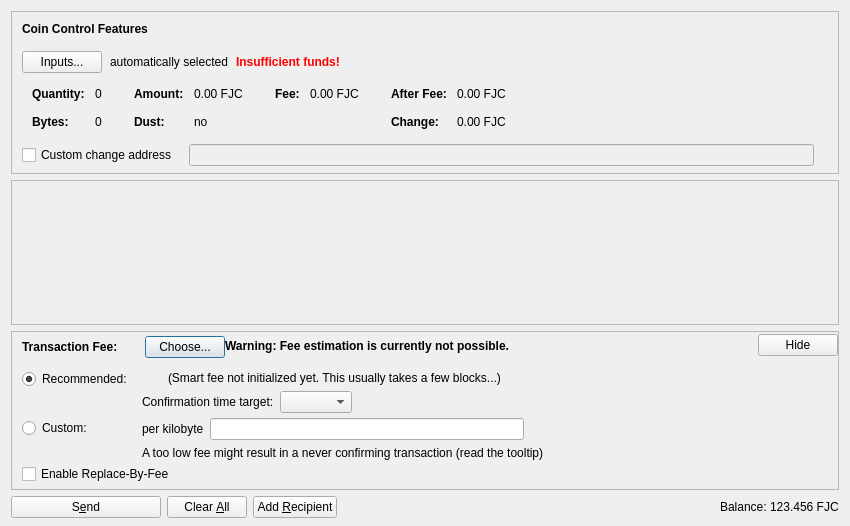
<?xml version="1.0" encoding="UTF-8"?>
<ui version="4.0">
 <class>SendCoinsDialog</class>
 <widget class="QDialog" name="SendCoinsDialog">
  <property name="geometry">
   <rect>
    <x>0</x>
    <y>0</y>
    <width>850</width>
    <height>526</height>
   </rect>
  </property>
  <property name="windowTitle">
   <string>Send Coins</string>
  </property>
  <layout class="QVBoxLayout" name="verticalLayout" stretch="0,1,0,0">
   <property name="bottomMargin">
    <number>8</number>
   </property>
   <item>
    <widget class="QFrame" name="frameCoinControl">
     <property name="sizePolicy">
      <sizepolicy hsizetype="Expanding" vsizetype="Expanding">
       <horstretch>0</horstretch>
       <verstretch>0</verstretch>
      </sizepolicy>
     </property>
     <property name="maximumSize">
      <size>
       <width>16777215</width>
       <height>16777215</height>
      </size>
     </property>
     <property name="frameShape">
      <enum>QFrame::StyledPanel</enum>
     </property>
     <property name="frameShadow">
      <enum>QFrame::Sunken</enum>
     </property>
     <layout class="QVBoxLayout" name="verticalLayoutCoinControl2">
      <property name="spacing">
       <number>0</number>
      </property>
      <property name="leftMargin">
       <number>0</number>
      </property>
      <property name="topMargin">
       <number>0</number>
      </property>
      <property name="rightMargin">
       <number>0</number>
      </property>
      <property name="bottomMargin">
       <number>6</number>
      </property>
      <item>
       <layout class="QVBoxLayout" name="verticalLayoutCoinControl" stretch="0,0,0,0,1">
        <property name="spacing">
         <number>0</number>
        </property>
        <property name="leftMargin">
         <number>10</number>
        </property>
        <property name="topMargin">
         <number>10</number>
        </property>
        <item>
         <layout class="QHBoxLayout" name="horizontalLayoutCoinControl1">
          <property name="bottomMargin">
           <number>15</number>
          </property>
          <item>
           <widget class="QLabel" name="labelCoinControlFeatures">
            <property name="sizePolicy">
             <sizepolicy hsizetype="Preferred" vsizetype="Maximum">
              <horstretch>0</horstretch>
              <verstretch>0</verstretch>
             </sizepolicy>
            </property>
            <property name="font">
             <font>
              <weight>75</weight>
              <bold>true</bold>
             </font>
            </property>
            <property name="styleSheet">
             <string notr="true">font-weight:bold;</string>
            </property>
            <property name="text">
             <string>Coin Control Features</string>
            </property>
           </widget>
          </item>
         </layout>
        </item>
        <item>
         <layout class="QHBoxLayout" name="horizontalLayoutCoinControl2" stretch="0,0,0,0">
          <property name="spacing">
           <number>8</number>
          </property>
          <property name="bottomMargin">
           <number>10</number>
          </property>
          <item>
           <widget class="QPushButton" name="pushButtonCoinControl">
            <property name="styleSheet">
             <string notr="true"/>
            </property>
            <property name="text">
             <string>Inputs...</string>
            </property>
            <property name="autoDefault">
             <bool>false</bool>
            </property>
           </widget>
          </item>
          <item>
           <widget class="QLabel" name="labelCoinControlAutomaticallySelected">
            <property name="text">
             <string>automatically selected</string>
            </property>
            <property name="margin">
             <number>5</number>
            </property>
           </widget>
          </item>
          <item>
           <widget class="QLabel" name="labelCoinControlInsuffFunds">
            <property name="font">
             <font>
              <weight>75</weight>
              <bold>true</bold>
             </font>
            </property>
            <property name="styleSheet">
             <string notr="true">color:red;font-weight:bold;</string>
            </property>
            <property name="text">
             <string>Insufficient funds!</string>
            </property>
            <property name="margin">
             <number>5</number>
            </property>
           </widget>
          </item>
          <item>
           <spacer name="horizontalSpacerCoinControl">
            <property name="orientation">
             <enum>Qt::Horizontal</enum>
            </property>
            <property name="sizeHint" stdset="0">
             <size>
              <width>40</width>
              <height>1</height>
             </size>
            </property>
           </spacer>
          </item>
         </layout>
        </item>
        <item>
         <widget class="QWidget" name="widgetCoinControl" native="true">
          <property name="sizePolicy">
           <sizepolicy hsizetype="Preferred" vsizetype="Preferred">
            <horstretch>0</horstretch>
            <verstretch>0</verstretch>
           </sizepolicy>
          </property>
          <property name="minimumSize">
           <size>
            <width>0</width>
            <height>0</height>
           </size>
          </property>
          <property name="styleSheet">
           <string notr="true"/>
          </property>
          <layout class="QHBoxLayout" name="horizontalLayoutCoinControl5">
           <property name="leftMargin">
            <number>0</number>
           </property>
           <property name="topMargin">
            <number>0</number>
           </property>
           <property name="rightMargin">
            <number>0</number>
           </property>
           <property name="bottomMargin">
            <number>0</number>
           </property>
           <item>
            <layout class="QHBoxLayout" name="horizontalLayoutCoinControl3" stretch="0,0,0,1">
             <property name="spacing">
              <number>20</number>
             </property>
             <property name="topMargin">
              <number>0</number>
             </property>
             <property name="bottomMargin">
              <number>10</number>
             </property>
             <item>
              <layout class="QFormLayout" name="formLayoutCoinControl1">
               <property name="horizontalSpacing">
                <number>10</number>
               </property>
               <property name="verticalSpacing">
                <number>14</number>
               </property>
               <property name="leftMargin">
                <number>10</number>
               </property>
               <property name="topMargin">
                <number>4</number>
               </property>
               <property name="rightMargin">
                <number>6</number>
               </property>
               <item row="0" column="0">
                <widget class="QLabel" name="labelCoinControlQuantityText">
                 <property name="font">
                  <font>
                   <weight>75</weight>
                   <bold>true</bold>
                  </font>
                 </property>
                 <property name="text">
                  <string>Quantity:</string>
                 </property>
                 <property name="margin">
                  <number>0</number>
                 </property>
                </widget>
               </item>
               <item row="0" column="1">
                <widget class="QLabel" name="labelCoinControlQuantity">
                 <property name="cursor">
                  <cursorShape>IBeamCursor</cursorShape>
                 </property>
                 <property name="contextMenuPolicy">
                  <enum>Qt::ActionsContextMenu</enum>
                 </property>
                 <property name="text">
                  <string notr="true">0</string>
                 </property>
                 <property name="margin">
                  <number>0</number>
                 </property>
                 <property name="textInteractionFlags">
                  <set>Qt::LinksAccessibleByMouse|Qt::TextSelectableByKeyboard|Qt::TextSelectableByMouse</set>
                 </property>
                </widget>
               </item>
               <item row="1" column="0">
                <widget class="QLabel" name="labelCoinControlBytesText">
                 <property name="font">
                  <font>
                   <weight>75</weight>
                   <bold>true</bold>
                  </font>
                 </property>
                 <property name="text">
                  <string>Bytes:</string>
                 </property>
                </widget>
               </item>
               <item row="1" column="1">
                <widget class="QLabel" name="labelCoinControlBytes">
                 <property name="cursor">
                  <cursorShape>IBeamCursor</cursorShape>
                 </property>
                 <property name="contextMenuPolicy">
                  <enum>Qt::ActionsContextMenu</enum>
                 </property>
                 <property name="text">
                  <string notr="true">0</string>
                 </property>
                 <property name="textInteractionFlags">
                  <set>Qt::LinksAccessibleByMouse|Qt::TextSelectableByKeyboard|Qt::TextSelectableByMouse</set>
                 </property>
                </widget>
               </item>
              </layout>
             </item>
             <item>
              <layout class="QFormLayout" name="formLayoutCoinControl2">
               <property name="horizontalSpacing">
                <number>10</number>
               </property>
               <property name="verticalSpacing">
                <number>14</number>
               </property>
               <property name="leftMargin">
                <number>6</number>
               </property>
               <property name="topMargin">
                <number>4</number>
               </property>
               <property name="rightMargin">
                <number>6</number>
               </property>
               <item row="0" column="0">
                <widget class="QLabel" name="labelCoinControlAmountText">
                 <property name="font">
                  <font>
                   <weight>75</weight>
                   <bold>true</bold>
                  </font>
                 </property>
                 <property name="text">
                  <string>Amount:</string>
                 </property>
                 <property name="margin">
                  <number>0</number>
                 </property>
                </widget>
               </item>
               <item row="0" column="1">
                <widget class="QLabel" name="labelCoinControlAmount">
                 <property name="cursor">
                  <cursorShape>IBeamCursor</cursorShape>
                 </property>
                 <property name="contextMenuPolicy">
                  <enum>Qt::ActionsContextMenu</enum>
                 </property>
                 <property name="text">
                  <string notr="true">0.00 FJC</string>
                 </property>
                 <property name="textInteractionFlags">
                  <set>Qt::LinksAccessibleByMouse|Qt::TextSelectableByKeyboard|Qt::TextSelectableByMouse</set>
                 </property>
                </widget>
               </item>
               <item row="1" column="0">
                <widget class="QLabel" name="labelCoinControlLowOutputText">
                 <property name="font">
                  <font>
                   <weight>75</weight>
                   <bold>true</bold>
                  </font>
                 </property>
                 <property name="text">
                  <string>Dust:</string>
                 </property>
                </widget>
               </item>
               <item row="1" column="1">
                <widget class="QLabel" name="labelCoinControlLowOutput">
                 <property name="cursor">
                  <cursorShape>IBeamCursor</cursorShape>
                 </property>
                 <property name="contextMenuPolicy">
                  <enum>Qt::ActionsContextMenu</enum>
                 </property>
                 <property name="text">
                  <string notr="true">no</string>
                 </property>
                 <property name="textInteractionFlags">
                  <set>Qt::LinksAccessibleByMouse|Qt::TextSelectableByKeyboard|Qt::TextSelectableByMouse</set>
                 </property>
                </widget>
               </item>
              </layout>
             </item>
             <item>
              <layout class="QFormLayout" name="formLayoutCoinControl3">
               <property name="horizontalSpacing">
                <number>10</number>
               </property>
               <property name="verticalSpacing">
                <number>14</number>
               </property>
               <property name="leftMargin">
                <number>6</number>
               </property>
               <property name="topMargin">
                <number>4</number>
               </property>
               <property name="rightMargin">
                <number>6</number>
               </property>
               <item row="0" column="0">
                <widget class="QLabel" name="labelCoinControlFeeText">
                 <property name="font">
                  <font>
                   <weight>75</weight>
                   <bold>true</bold>
                  </font>
                 </property>
                 <property name="text">
                  <string>Fee:</string>
                 </property>
                 <property name="margin">
                  <number>0</number>
                 </property>
                </widget>
               </item>
               <item row="0" column="1">
                <widget class="QLabel" name="labelCoinControlFee">
                 <property name="cursor">
                  <cursorShape>IBeamCursor</cursorShape>
                 </property>
                 <property name="contextMenuPolicy">
                  <enum>Qt::ActionsContextMenu</enum>
                 </property>
                 <property name="text">
                  <string notr="true">0.00 FJC</string>
                 </property>
                 <property name="textInteractionFlags">
                  <set>Qt::LinksAccessibleByMouse|Qt::TextSelectableByKeyboard|Qt::TextSelectableByMouse</set>
                 </property>
                </widget>
               </item>
              </layout>
             </item>
             <item>
              <layout class="QFormLayout" name="formLayoutCoinControl4">
               <property name="horizontalSpacing">
                <number>10</number>
               </property>
               <property name="verticalSpacing">
                <number>14</number>
               </property>
               <property name="leftMargin">
                <number>6</number>
               </property>
               <property name="topMargin">
                <number>4</number>
               </property>
               <property name="rightMargin">
                <number>6</number>
               </property>
               <item row="0" column="0">
                <widget class="QLabel" name="labelCoinControlAfterFeeText">
                 <property name="font">
                  <font>
                   <weight>75</weight>
                   <bold>true</bold>
                  </font>
                 </property>
                 <property name="text">
                  <string>After Fee:</string>
                 </property>
                 <property name="margin">
                  <number>0</number>
                 </property>
                </widget>
               </item>
               <item row="0" column="1">
                <widget class="QLabel" name="labelCoinControlAfterFee">
                 <property name="cursor">
                  <cursorShape>IBeamCursor</cursorShape>
                 </property>
                 <property name="contextMenuPolicy">
                  <enum>Qt::ActionsContextMenu</enum>
                 </property>
                 <property name="text">
                  <string notr="true">0.00 FJC</string>
                 </property>
                 <property name="textInteractionFlags">
                  <set>Qt::LinksAccessibleByMouse|Qt::TextSelectableByKeyboard|Qt::TextSelectableByMouse</set>
                 </property>
                </widget>
               </item>
               <item row="1" column="0">
                <widget class="QLabel" name="labelCoinControlChangeText">
                 <property name="font">
                  <font>
                   <weight>75</weight>
                   <bold>true</bold>
                  </font>
                 </property>
                 <property name="text">
                  <string>Change:</string>
                 </property>
                </widget>
               </item>
               <item row="1" column="1">
                <widget class="QLabel" name="labelCoinControlChange">
                 <property name="cursor">
                  <cursorShape>IBeamCursor</cursorShape>
                 </property>
                 <property name="contextMenuPolicy">
                  <enum>Qt::ActionsContextMenu</enum>
                 </property>
                 <property name="text">
                  <string notr="true">0.00 FJC</string>
                 </property>
                 <property name="textInteractionFlags">
                  <set>Qt::LinksAccessibleByMouse|Qt::TextSelectableByKeyboard|Qt::TextSelectableByMouse</set>
                 </property>
                </widget>
               </item>
              </layout>
             </item>
            </layout>
           </item>
          </layout>
         </widget>
        </item>
        <item>
         <layout class="QHBoxLayout" name="horizontalLayoutCoinControl4" stretch="0,0,0">
          <property name="spacing">
           <number>12</number>
          </property>
          <property name="sizeConstraint">
           <enum>QLayout::SetDefaultConstraint</enum>
          </property>
          <property name="topMargin">
           <number>5</number>
          </property>
          <property name="rightMargin">
           <number>5</number>
          </property>
          <item>
           <widget class="QCheckBox" name="checkBoxCoinControlChange">
            <property name="toolTip">
             <string>If this is activated, but the change address is empty or invalid, change will be sent to a newly generated address.</string>
            </property>
            <property name="text">
             <string>Custom change address</string>
            </property>
           </widget>
          </item>
          <item>
           <widget class="QValidatedLineEdit" name="lineEditCoinControlChange">
            <property name="enabled">
             <bool>false</bool>
            </property>
            <property name="sizePolicy">
             <sizepolicy hsizetype="Expanding" vsizetype="Fixed">
              <horstretch>0</horstretch>
              <verstretch>0</verstretch>
             </sizepolicy>
            </property>
           </widget>
          </item>
          <item>
           <widget class="QLabel" name="labelCoinControlChangeLabel">
            <property name="sizePolicy">
             <sizepolicy hsizetype="Preferred" vsizetype="Expanding">
              <horstretch>0</horstretch>
              <verstretch>0</verstretch>
             </sizepolicy>
            </property>
            <property name="minimumSize">
             <size>
              <width>0</width>
              <height>0</height>
             </size>
            </property>
            <property name="text">
             <string/>
            </property>
            <property name="margin">
             <number>3</number>
            </property>
           </widget>
          </item>
         </layout>
        </item>
        <item>
         <spacer name="verticalSpacerCoinControl">
          <property name="orientation">
           <enum>Qt::Vertical</enum>
          </property>
          <property name="sizeHint" stdset="0">
           <size>
            <width>800</width>
            <height>1</height>
           </size>
          </property>
         </spacer>
        </item>
       </layout>
      </item>
     </layout>
    </widget>
   </item>
   <item>
    <widget class="QScrollArea" name="scrollArea">
     <property name="widgetResizable">
      <bool>true</bool>
     </property>
     <widget class="QWidget" name="scrollAreaWidgetContents">
      <property name="geometry">
       <rect>
        <x>0</x>
        <y>0</y>
        <width>830</width>
        <height>104</height>
       </rect>
      </property>
      <layout class="QVBoxLayout" name="verticalLayout_2" stretch="0,1">
       <property name="leftMargin">
        <number>0</number>
       </property>
       <property name="topMargin">
        <number>0</number>
       </property>
       <property name="rightMargin">
        <number>0</number>
       </property>
       <property name="bottomMargin">
        <number>0</number>
       </property>
       <item>
        <layout class="QVBoxLayout" name="entries">
         <property name="spacing">
          <number>6</number>
         </property>
        </layout>
       </item>
       <item>
        <spacer name="verticalSpacer">
         <property name="orientation">
          <enum>Qt::Vertical</enum>
         </property>
         <property name="sizeHint" stdset="0">
          <size>
           <width>20</width>
           <height>40</height>
          </size>
         </property>
        </spacer>
       </item>
      </layout>
     </widget>
    </widget>
   </item>
   <item>
    <widget class="QFrame" name="frameFee">
     <property name="sizePolicy">
      <sizepolicy hsizetype="Expanding" vsizetype="Expanding">
       <horstretch>0</horstretch>
       <verstretch>0</verstretch>
      </sizepolicy>
     </property>
     <property name="maximumSize">
      <size>
       <width>16777215</width>
       <height>16777215</height>
      </size>
     </property>
     <property name="frameShape">
      <enum>QFrame::StyledPanel</enum>
     </property>
     <property name="frameShadow">
      <enum>QFrame::Sunken</enum>
     </property>
     <layout class="QVBoxLayout" name="verticalLayoutFee1">
      <property name="spacing">
       <number>0</number>
      </property>
      <property name="leftMargin">
       <number>0</number>
      </property>
      <property name="topMargin">
       <number>0</number>
      </property>
      <property name="rightMargin">
       <number>0</number>
      </property>
      <property name="bottomMargin">
       <number>0</number>
      </property>
      <item>
       <layout class="QVBoxLayout" name="verticalLayoutFee2" stretch="0,0,0">
        <property name="spacing">
         <number>0</number>
        </property>
        <property name="leftMargin">
         <number>10</number>
        </property>
        <property name="topMargin">
         <number>0</number>
        </property>
        <item>
         <layout class="QHBoxLayout" name="horizontalLayoutFee1">
          <property name="bottomMargin">
           <number>0</number>
          </property>
          <item>
           <layout class="QVBoxLayout" name="verticalLayoutFee7">
            <property name="spacing">
             <number>0</number>
            </property>
            <item>
             <spacer name="verticalSpacerSmartFee">
              <property name="orientation">
               <enum>Qt::Vertical</enum>
              </property>
              <property name="sizeType">
               <enum>QSizePolicy::Fixed</enum>
              </property>
              <property name="sizeHint" stdset="0">
               <size>
                <width>1</width>
                <height>4</height>
               </size>
              </property>
             </spacer>
            </item>
            <item>
             <layout class="QHBoxLayout" name="horizontalLayoutSmartFee">
              <property name="spacing">
               <number>10</number>
              </property>
              <item>
               <widget class="QLabel" name="labelFeeHeadline">
                <property name="sizePolicy">
                 <sizepolicy hsizetype="Preferred" vsizetype="Maximum">
                  <horstretch>0</horstretch>
                  <verstretch>0</verstretch>
                 </sizepolicy>
                </property>
                <property name="font">
                 <font>
                  <weight>75</weight>
                  <bold>true</bold>
                 </font>
                </property>
                <property name="styleSheet">
                 <string notr="true">font-weight:bold;</string>
                </property>
                <property name="text">
                 <string>Transaction Fee:</string>
                </property>
               </widget>
              </item>
              <item>
               <widget class="QLabel" name="labelFeeMinimized">
                <property name="text">
                 <string/>
                </property>
               </widget>
              </item>
              <item>
               <widget class="QPushButton" name="buttonChooseFee">
                <property name="text">
                 <string>Choose...</string>
                </property>
               </widget>
              </item>
             </layout>
            </item>
            <item>
             <spacer name="verticalSpacer_5">
              <property name="orientation">
               <enum>Qt::Vertical</enum>
              </property>
              <property name="sizeHint" stdset="0">
               <size>
                <width>1</width>
                <height>1</height>
               </size>
              </property>
             </spacer>
            </item>
           </layout>
          </item>
          <item>
           <widget class="QLabel" name="fallbackFeeWarningLabel">
            <property name="toolTip">
             <string>Using the fallbackfee can result in sending a transaction that will take several hours or days (or never) to confirm. Consider choosing your fee manually or wait until you have validated the complete chain.</string>
            </property>
            <property name="font">
            <font>
                <weight>75</weight>
                <bold>true</bold>
            </font>
            </property>
            <property name="text">
             <string>Warning: Fee estimation is currently not possible.</string>
            </property>
            <property name="wordWrap">
             <bool>false</bool>
            </property>
           </widget>
          </item>
          <item>
           <spacer name="horizontalSpacer_4">
            <property name="orientation">
             <enum>Qt::Horizontal</enum>
            </property>
            <property name="sizeType">
             <enum>QSizePolicy::MinimumExpanding</enum>
            </property>
            <property name="sizeHint" stdset="0">
             <size>
              <width>40</width>
              <height>20</height>
             </size>
            </property>
           </spacer>
          </item>
          <item>
           <widget class="QPushButton" name="buttonMinimizeFee">
            <property name="toolTip">
             <string>Hide transaction fee settings</string>
            </property>
            <property name="text">
             <string>Hide</string>
            </property>
           </widget>
          </item>
         </layout>
        </item>
        <item>
         <widget class="QFrame" name="frameFeeSelection">
          <layout class="QVBoxLayout" name="verticalLayoutFee12">
           <property name="spacing">
            <number>0</number>
           </property>
           <property name="leftMargin">
            <number>0</number>
           </property>
           <property name="topMargin">
            <number>0</number>
           </property>
           <property name="rightMargin">
            <number>0</number>
           </property>
           <property name="bottomMargin">
            <number>0</number>
           </property>
           <item>
            <layout class="QGridLayout" name="gridLayoutFee">
             <property name="topMargin">
              <number>10</number>
             </property>
             <property name="bottomMargin">
              <number>4</number>
             </property>
             <property name="horizontalSpacing">
              <number>10</number>
             </property>
             <property name="verticalSpacing">
              <number>4</number>
             </property>
             <item row="1" column="1">
              <layout class="QVBoxLayout" name="verticalLayoutFee8">
               <property name="spacing">
                <number>6</number>
               </property>
               <item>
                <layout class="QHBoxLayout" name="horizontalLayoutFee13">
                 <item>
                  <widget class="QLabel" name="labelCustomPerKilobyte">
                   <property name="toolTip">
                    <string>Specify a custom fee per kB (1,000 bytes) of the transaction's virtual size.

Note:  Since the fee is calculated on a per-byte basis, a fee of "100 satoshis per kB" for a transaction size of 500 bytes (half of 1 kB) would ultimately yield a fee of only 50 satoshis.</string>
                   </property>
                   <property name="text">
                    <string>per kilobyte</string>
                   </property>
                  </widget>
                 </item>
                 <item>
                  <widget class="FujicoinAmountField" name="customFee"/>
                 </item>
                 <item>
                  <spacer name="horizontalSpacer_6">
                   <property name="orientation">
                    <enum>Qt::Horizontal</enum>
                   </property>
                   <property name="sizeHint" stdset="0">
                    <size>
                     <width>1</width>
                     <height>1</height>
                    </size>
                   </property>
                  </spacer>
                 </item>
                </layout>
               </item>
               <item>
                <layout class="QHBoxLayout" name="horizontalLayoutFee8">
                 <item>
                  <widget class="QLabel" name="labelCustomFeeWarning">
                   <property name="enabled">
                    <bool>true</bool>
                   </property>
                   <property name="toolTip">
                    <string>When there is less transaction volume than space in the blocks, miners as well as relaying nodes may enforce a minimum fee. Paying only this minimum fee is just fine, but be aware that this can result in a never confirming transaction once there is more demand for fujicoin transactions than the network can process.</string>
                   </property>
                   <property name="text">
                    <string>A too low fee might result in a never confirming transaction (read the tooltip)</string>
                   </property>
                  </widget>
                 </item>
                 <item>
                  <spacer name="horizontalSpacer_2">
                   <property name="orientation">
                    <enum>Qt::Horizontal</enum>
                   </property>
                   <property name="sizeHint" stdset="0">
                    <size>
                     <width>1</width>
                     <height>1</height>
                    </size>
                   </property>
                  </spacer>
                 </item>
                </layout>
               </item>
              </layout>
             </item>
             <item row="0" column="0">
              <layout class="QVBoxLayout" name="verticalLayoutFee4" stretch="0,1">
               <item>
                <widget class="QRadioButton" name="radioSmartFee">
                 <property name="text">
                  <string>Recommended:</string>
                 </property>
                 <property name="checked">
                  <bool>true</bool>
                 </property>
                 <attribute name="buttonGroup">
                  <string notr="true">groupFee</string>
                 </attribute>
                </widget>
               </item>
               <item>
                <spacer name="verticalSpacer_2">
                 <property name="orientation">
                  <enum>Qt::Vertical</enum>
                 </property>
                 <property name="sizeHint" stdset="0">
                  <size>
                   <width>1</width>
                   <height>1</height>
                  </size>
                 </property>
                </spacer>
               </item>
              </layout>
             </item>
             <item row="1" column="0">
              <layout class="QVBoxLayout" name="verticalLayoutFee9" stretch="0,1">
               <item>
                <widget class="QRadioButton" name="radioCustomFee">
                 <property name="text">
                  <string>Custom:</string>
                 </property>
                 <attribute name="buttonGroup">
                  <string notr="true">groupFee</string>
                 </attribute>
                </widget>
               </item>
               <item>
                <spacer name="verticalSpacer_6">
                 <property name="orientation">
                  <enum>Qt::Vertical</enum>
                 </property>
                 <property name="sizeHint" stdset="0">
                  <size>
                   <width>1</width>
                   <height>1</height>
                  </size>
                 </property>
                </spacer>
               </item>
              </layout>
             </item>
             <item row="0" column="1">
              <layout class="QVBoxLayout" name="verticalLayoutFee3" stretch="0,0,1">
               <property name="spacing">
                <number>6</number>
               </property>
               <property name="topMargin">
                <number>2</number>
               </property>
               <item>
                <layout class="QHBoxLayout" name="horizontalLayoutFee12">
                 <item>
                  <widget class="QLabel" name="labelSmartFee">
                   <property name="text">
                    <string/>
                   </property>
                  </widget>
                 </item>
                 <item>
                  <widget class="QLabel" name="labelFeeEstimation">
                   <property name="text">
                    <string/>
                   </property>
                  </widget>
                 </item>
                 <item>
                  <widget class="QLabel" name="labelSmartFee2">
                   <property name="text">
                    <string>(Smart fee not initialized yet. This usually takes a few blocks...)</string>
                   </property>
                  </widget>
                 </item>
                 <item>
                  <spacer name="horizontalSpacer_5">
                   <property name="orientation">
                    <enum>Qt::Horizontal</enum>
                   </property>
                   <property name="sizeHint" stdset="0">
                    <size>
                     <width>1</width>
                     <height>1</height>
                    </size>
                   </property>
                  </spacer>
                 </item>
                </layout>
               </item>
               <item>
                <layout class="QHBoxLayout" name="horizontalLayoutFee9">
                 <item>
                  <layout class="QVBoxLayout" name="verticalLayoutFee6">
                   <item>
                    <widget class="QLabel" name="labelSmartFee3">
                     <property name="text">
                      <string>Confirmation time target:</string>
                     </property>
                    </widget>
                   </item>
                  </layout>
                 </item>
                 <item>
                  <layout class="QVBoxLayout" name="verticalLayoutFee5">
                   <property name="rightMargin">
                    <number>30</number>
                   </property>
                   <item>
                    <layout class="QHBoxLayout" name="horizontalLayoutConfTarget">
                     <property name="bottomMargin">
                      <number>0</number>
                     </property>
                     <item>
                      <widget class="QComboBox" name="confTargetSelector"/>
                     </item>
                     <item>
                      <spacer name="horizontalSpacerConfTarget">
                       <property name="orientation">
                        <enum>Qt::Horizontal</enum>
                       </property>
                       <property name="sizeHint" stdset="0">
                        <size>
                         <width>40</width>
                         <height>20</height>
                        </size>
                       </property>
                      </spacer>
                     </item>
                    </layout>
                   </item>
                  </layout>
                 </item>
                </layout>
               </item>
               <item>
                <spacer name="verticalSpacer_4">
                 <property name="orientation">
                  <enum>Qt::Vertical</enum>
                 </property>
                 <property name="sizeHint" stdset="0">
                  <size>
                   <width>1</width>
                   <height>1</height>
                  </size>
                 </property>
                </spacer>
               </item>
              </layout>
             </item>
            </layout>
           </item>
           <item>
            <widget class="QCheckBox" name="optInRBF">
             <property name="text">
              <string>Enable Replace-By-Fee</string>
             </property>
             <property name="toolTip">
              <string>With Replace-By-Fee (BIP-125) you can increase a transaction's fee after it is sent. Without this, a higher fee may be recommended to compensate for increased transaction delay risk.</string>
             </property>
            </widget>
           </item>
          </layout>
         </widget>
        </item>
        <item>
         <spacer name="verticalSpacerFee">
          <property name="orientation">
           <enum>Qt::Vertical</enum>
          </property>
          <property name="sizeHint" stdset="0">
           <size>
            <width>40</width>
            <height>5</height>
           </size>
          </property>
         </spacer>
        </item>
       </layout>
      </item>
     </layout>
    </widget>
   </item>
   <item>
    <layout class="QHBoxLayout" name="horizontalLayout">
     <item>
      <widget class="QPushButton" name="sendButton">
       <property name="minimumSize">
        <size>
         <width>150</width>
         <height>0</height>
        </size>
       </property>
       <property name="toolTip">
        <string>Confirm the send action</string>
       </property>
       <property name="text">
        <string>S&amp;end</string>
       </property>
       <property name="icon">
        <iconset resource="../fujicoin.qrc">
         <normaloff>:/icons/send</normaloff>:/icons/send</iconset>
       </property>
       <property name="autoDefault">
        <bool>false</bool>
       </property>
       <property name="default">
        <bool>false</bool>
       </property>
      </widget>
     </item>
     <item>
      <widget class="QPushButton" name="clearButton">
       <property name="sizePolicy">
        <sizepolicy hsizetype="Minimum" vsizetype="Fixed">
         <horstretch>0</horstretch>
         <verstretch>0</verstretch>
        </sizepolicy>
       </property>
       <property name="toolTip">
        <string>Clear all fields of the form.</string>
       </property>
       <property name="text">
        <string>Clear &amp;All</string>
       </property>
       <property name="icon">
        <iconset resource="../fujicoin.qrc">
         <normaloff>:/icons/remove</normaloff>:/icons/remove</iconset>
       </property>
       <property name="autoDefault">
        <bool>false</bool>
       </property>
      </widget>
     </item>
     <item>
      <widget class="QPushButton" name="addButton">
       <property name="toolTip">
        <string>Send to multiple recipients at once</string>
       </property>
       <property name="text">
        <string>Add &amp;Recipient</string>
       </property>
       <property name="icon">
        <iconset resource="../fujicoin.qrc">
         <normaloff>:/icons/add</normaloff>:/icons/add</iconset>
       </property>
       <property name="autoDefault">
        <bool>false</bool>
       </property>
      </widget>
     </item>
     <item>
      <spacer name="horizontalSpacer">
       <property name="orientation">
        <enum>Qt::Horizontal</enum>
       </property>
       <property name="sizeHint" stdset="0">
        <size>
         <width>40</width>
         <height>20</height>
        </size>
       </property>
      </spacer>
     </item>
     <item>
      <layout class="QHBoxLayout" name="horizontalLayout_2">
       <property name="spacing">
        <number>3</number>
       </property>
       <item>
        <widget class="QLabel" name="labelBalanceName">
         <property name="sizePolicy">
          <sizepolicy hsizetype="Preferred" vsizetype="Fixed">
           <horstretch>0</horstretch>
           <verstretch>0</verstretch>
          </sizepolicy>
         </property>
         <property name="text">
          <string>Balance:</string>
         </property>
        </widget>
       </item>
       <item>
        <widget class="QLabel" name="labelBalance">
         <property name="sizePolicy">
          <sizepolicy hsizetype="Preferred" vsizetype="Fixed">
           <horstretch>0</horstretch>
           <verstretch>0</verstretch>
          </sizepolicy>
         </property>
         <property name="cursor">
          <cursorShape>IBeamCursor</cursorShape>
         </property>
         <property name="text">
          <string notr="true">123.456 FJC</string>
         </property>
         <property name="textInteractionFlags">
          <set>Qt::LinksAccessibleByMouse|Qt::TextSelectableByKeyboard|Qt::TextSelectableByMouse</set>
         </property>
        </widget>
       </item>
      </layout>
     </item>
    </layout>
   </item>
  </layout>
 </widget>
 <customwidgets>
  <customwidget>
   <class>QValidatedLineEdit</class>
   <extends>QLineEdit</extends>
   <header>qt/qvalidatedlineedit.h</header>
  </customwidget>
  <customwidget>
   <class>FujicoinAmountField</class>
   <extends>QLineEdit</extends>
   <header>qt/fujicoinamountfield.h</header>
   <container>1</container>
  </customwidget>
 </customwidgets>
 <resources>
  <include location="../fujicoin.qrc"/>
 </resources>
 <connections/>
 <buttongroups>
  <buttongroup name="groupFee"/>
 </buttongroups>
</ui>
